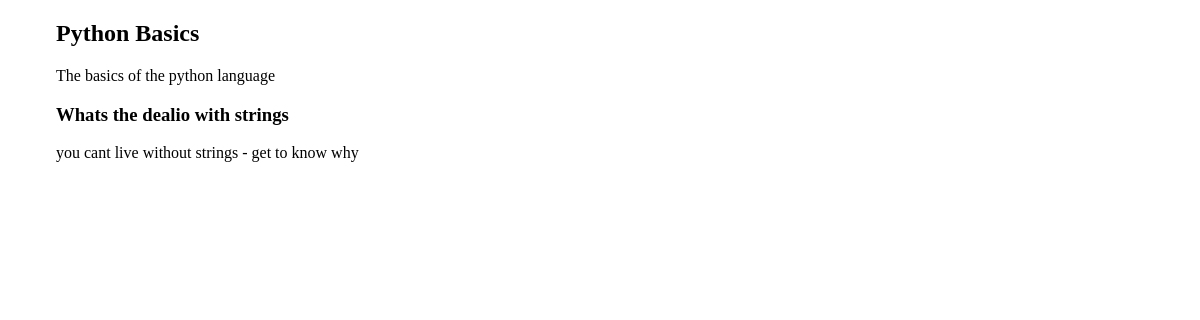
The page /courses/1/ on the database its author committed.
### courses/models.py (models this page shows, shortened)
class Course(models.Model):
    created_at = models.DateTimeField(auto_now_add=True)
    title = models.CharField(max_length=255)
    description = models.TextField()

class Step(models.Model):
    title = models.CharField(max_length=255)
    description = models.TextField()
    content = models.TextField(blank=True, default='')
    order = models.IntegerField(default=0)
    course = models.ForeignKey(Course)
    class Meta:
        ordering = ['order',]

### courses/views.py (the view)
# urls.py: url(r'(?P<pk>\d+)/$', views.course_detail, name='detail'),
def course_detail(request, pk):
    course = get_object_or_404(Course, pk=pk)
    return render(request, 'courses/course_detail.html', {'course': course})

### courses/templates/courses/course_detail.html (shortened to what this page needs)
{% extends "layout.html" %}
{% block content  %}
<article>
  <h2>{{ course.title  }}</h2>
  {{  course.description }}
  <section>
    {%  for step in course.step_set.all %}
    <h3>  {{ step.title }} </h3>
      {{ step.description }}
    {% endfor %}
  </section>
</article>
{% endblock %}

### assets/css/layout.css (style rules this page uses)
html { box-sizing: border-box; }
*, *::after, *::before { box-sizing: inherit; }

### rows shown on the page
Course: title "Python Basics", description "The basics of the python language"
Step: title "Whats the dealio with strings", description "you cant live without strings - get to know why"
